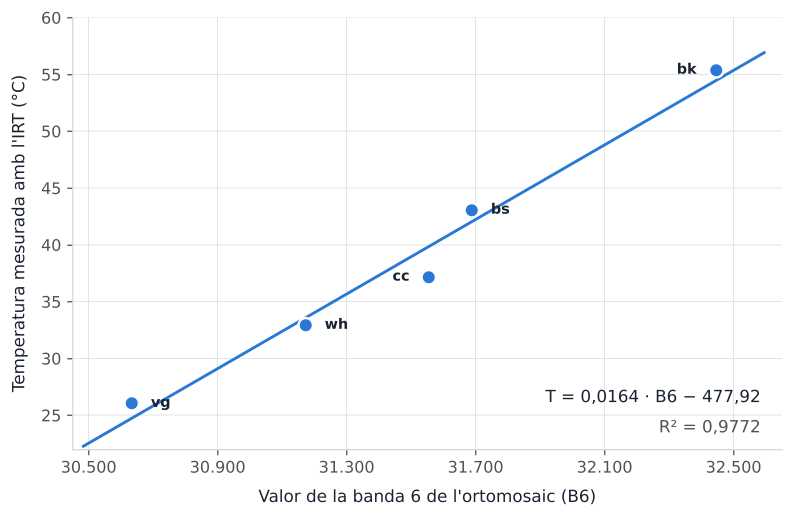
#> input picture figures/fig_calibratge_termic_0306.png, 1586 x 1035 px, given in place of 22.jpg, which was not available (shown at 1/2 size)
$ python figures_camp.py
#> lines starting #> are read from the running program, lines starting #| are printed output that depends on the picture
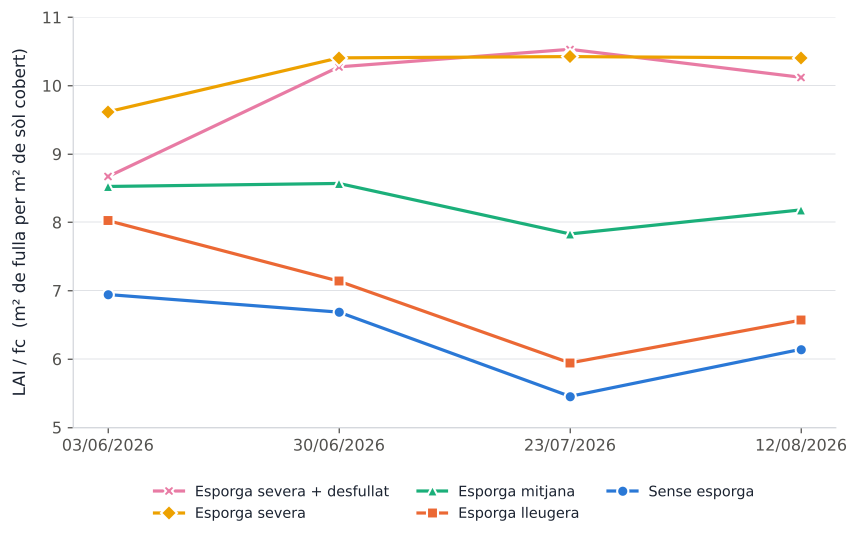
#> input picture figures/fig_densitat_paret.png, 1717 x 1077 px, given in place of 23.jpg, which was not available (shown at 1/2 size)
# -*- coding: utf-8 -*-
"""
Composició de les fotografies de camp i de laboratori en figures de dos
panells, amb l'etiqueta (A) i (B) a sobre de cada imatge.

  fig_calibratge_irt.png   (A) panell negre   (B) vegetació
  fig_lai_destructiu.png   (A) fulles numerades  (B) mesurador d'àrea foliar
  fig_gps_ceps.png         aixecament GPS, una sola imatge
"""
import os
from PIL import Image, ImageDraw, ImageFont

SRC = "/tmp/claude-0/-home-user-TFM-PAU/446d5a3f-407d-5d51-8cea-50e8348ad898/images"
OUT = os.path.join(os.path.dirname(os.path.abspath(__file__)), "figures")
os.makedirs(OUT, exist_ok=True)

INK = (26, 34, 48)
RULE = (190, 196, 204)
PAD, LAB, GAP = 16, 54, 20

try:
    FONT = ImageFont.truetype("/usr/share/fonts/truetype/dejavu/DejaVuSans-Bold.ttf", 34)
except OSError:
    FONT = ImageFont.load_default()


def ample_fix(im, w):
    """Escala la imatge a una amplada donada conservant la proporció."""
    h = int(round(im.height * w / im.width))
    return im.resize((w, h), Image.LANCZOS)


def alt_fixa(im, h):
    w = int(round(im.width * h / im.height))
    return im.resize((w, h), Image.LANCZOS)


def dos_panells(a, b, nom, amplada=2200, alinea="alt"):
    """Dues imatges de costat. alinea='alt' iguala l'alçada; 'ample', l'amplada."""
#> called with nom = 'fig_calibratge_irt.png', amplada = 2200, alinea = 'alt'
    if alinea == "alt":
        h = min(a.height, b.height)
#> h = 1035
        a, b = alt_fixa(a, h), alt_fixa(b, h)
#> in alt_fixa, `w = int(round(im.width * h / im.height))`: w = 1586
#> call 2 of alt_fixa, with h = 1035
#> in alt_fixa (call 2), `w = int(round(im.width * h / im.height))`: w = 1650
#> in alt_fixa (call 2), `return im.resize((w, h), Image.LANCZOS)`:
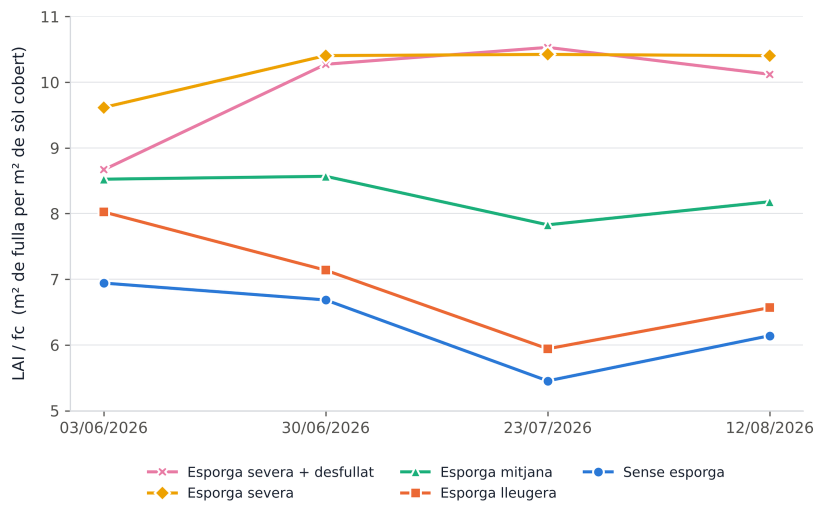
#> returned value: PIL image 1650x1035 RGB (shown at 1/2 size); mean R, G, B 249.7, 249.3, 248.7
        esc = (amplada - 2 * PAD - GAP) / (a.width + b.width)
#> esc = 0.664
        a = ample_fix(a, int(a.width * esc))
#> in ample_fix, `return im.resize((w, h), Image.LANCZOS)`:
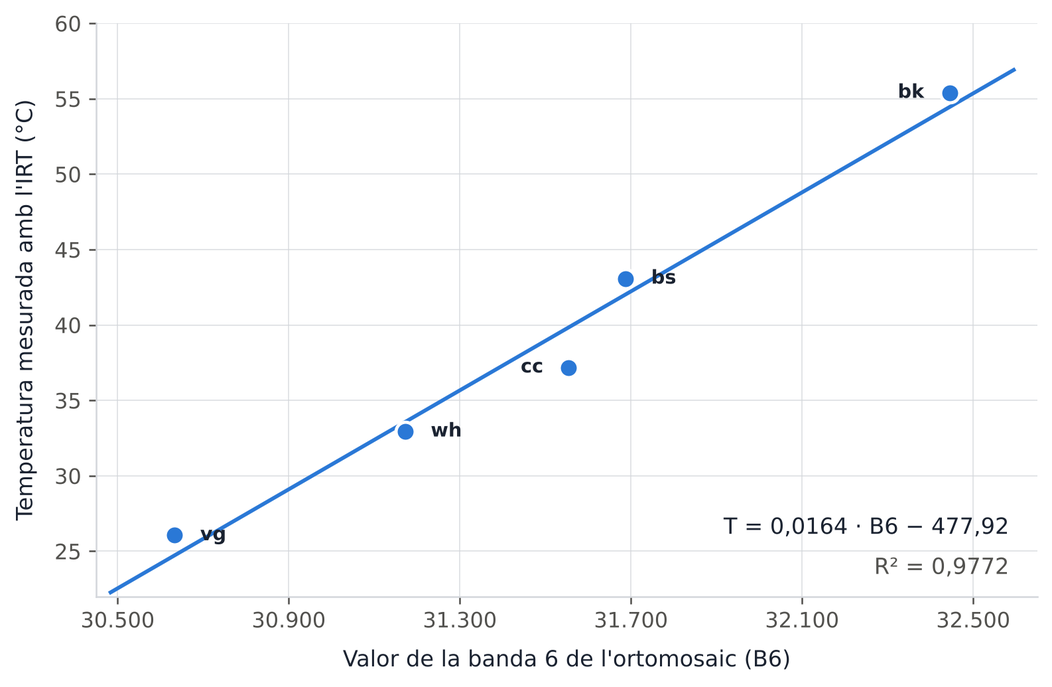
#> returned value: PIL image 1052x687 RGB; mean R, G, B 250, 250.6, 251.5
        b = ample_fix(b, int(b.width * esc))
#> call 2 of ample_fix, with w = 1095
#> in ample_fix (call 2), `return im.resize((w, h), Image.LANCZOS)`:
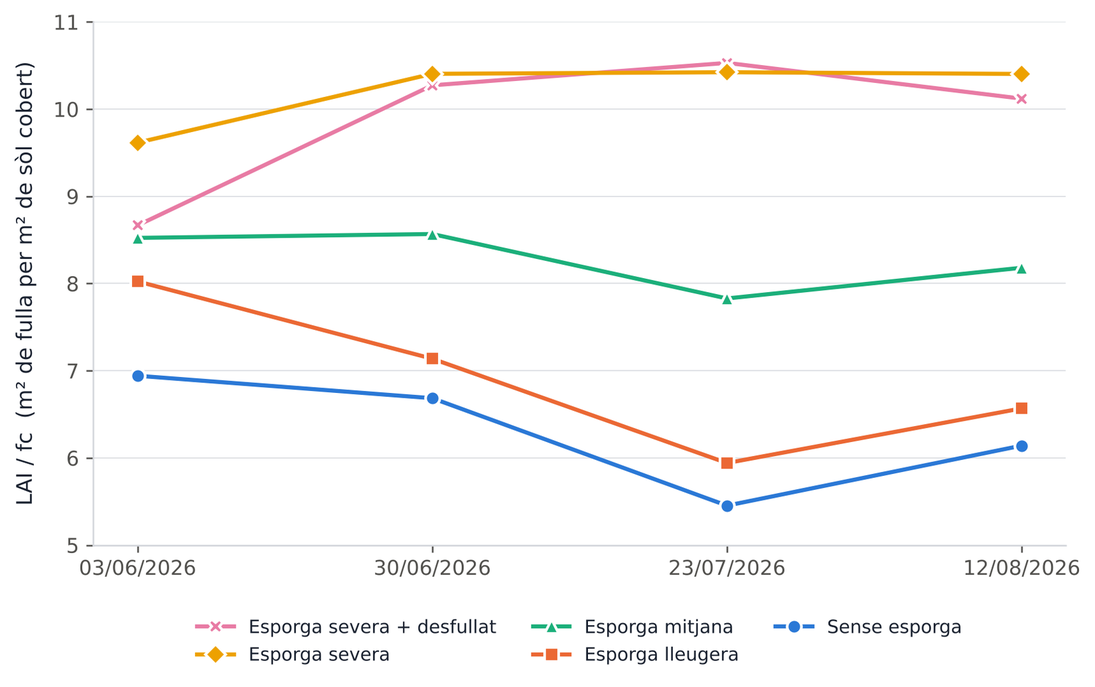
#> returned value: PIL image 1095x687 RGB; mean R, G, B 249.6, 249.1, 248.6
    W = PAD * 2 + a.width + b.width + GAP
#> W = 2199
    H = PAD * 2 + LAB + max(a.height, b.height)
#> H = 773
    cv = Image.new("RGB", (W, H), "white")
#> cv: PIL image 2199x773 RGB; every value is 255
    dr = ImageDraw.Draw(cv)
    for im, x, txt in ((a, PAD, "(A)"), (b, PAD + a.width + GAP, "(B)")):
        dr.text((x, PAD + 4), txt, fill=INK, font=FONT)
        cv.paste(im, (x, PAD + LAB))
        dr.rectangle([x, PAD + LAB, x + im.width - 1, PAD + LAB + im.height - 1],
                     outline=RULE, width=2)
#> this loop made 2 passes
#> (x, txt) on passes 1 to 2: (16, '(A)'), (1088, '(B)')
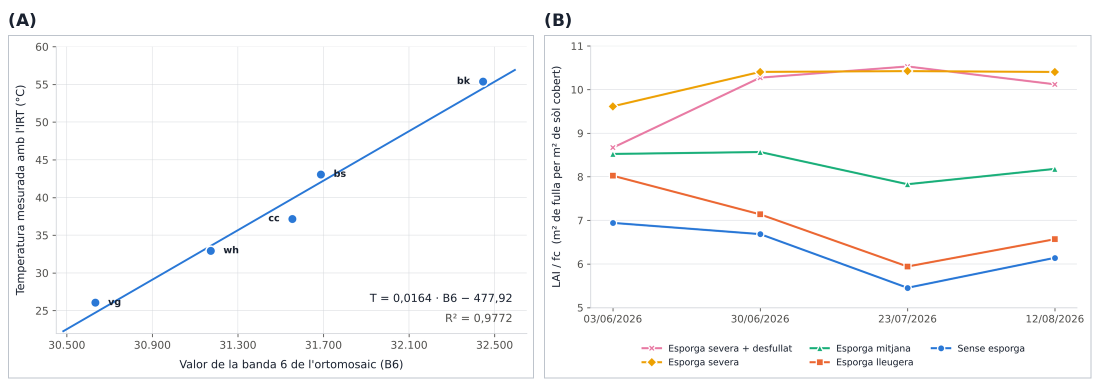
#> cv: PIL image 2199x773 RGB (shown at 1/2 size); mean R, G, B 249.7, 249.9, 250.1
    p = os.path.join(OUT, nom)
    cv.save(p, quality=92)
    print(nom, cv.size)
#| fig_calibratge_irt.png (2199, 773)


def un_panell(a, nom, amplada=1500):
    a = ample_fix(a, amplada)
    cv = Image.new("RGB", (a.width + PAD * 2, a.height + PAD * 2), "white")
    cv.paste(a, (PAD, PAD))
    ImageDraw.Draw(cv).rectangle(
        [PAD, PAD, PAD + a.width - 1, PAD + a.height - 1], outline=RULE, width=2)
    p = os.path.join(OUT, nom)
    cv.save(p, quality=92)
    print(nom, cv.size)


#> (the run stopped early here; a loop or call above may not have finished)
